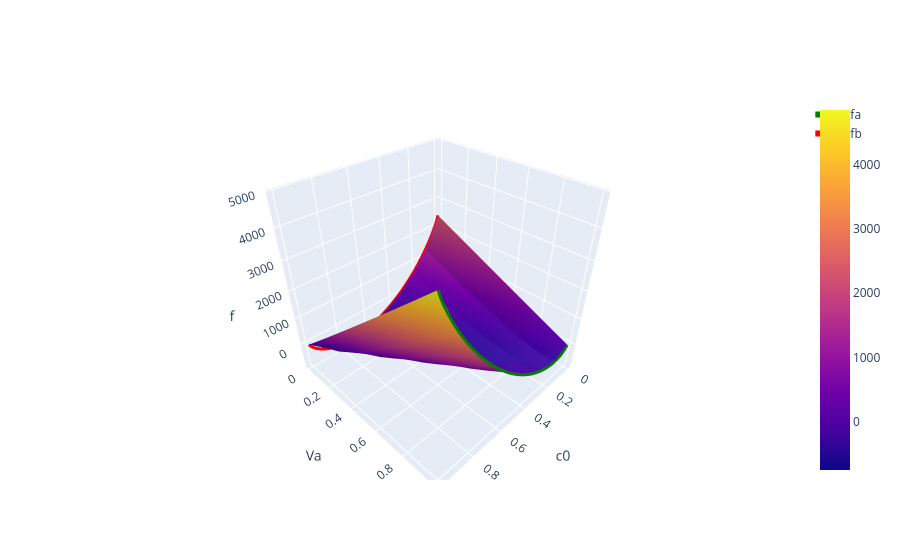

This figure's notebook cell:
### Code cell
fig = go.Figure(data=[go.Surface(z=Z, x=x_values2, y=x_values2)])

# Add a line plot for f_a at Va = 1
fig.add_trace(go.Scatter3d(
    x=x_values, y=0*x_values+1, z=Fa,
    mode='lines', name='fa', line=dict(color='green', width=6)
))
# Add a line plot for f_b at Va = 0
fig.add_trace(go.Scatter3d(
    x=x_values, y=0*x_values, z=Fb,
    mode='lines', name='fb', line=dict(color='red', width=6)
))
# Add labels and title
fig.update_layout(
    scene=dict(xaxis_title="c0", yaxis_title="Va", zaxis_title="f"),
)
fig.show()
